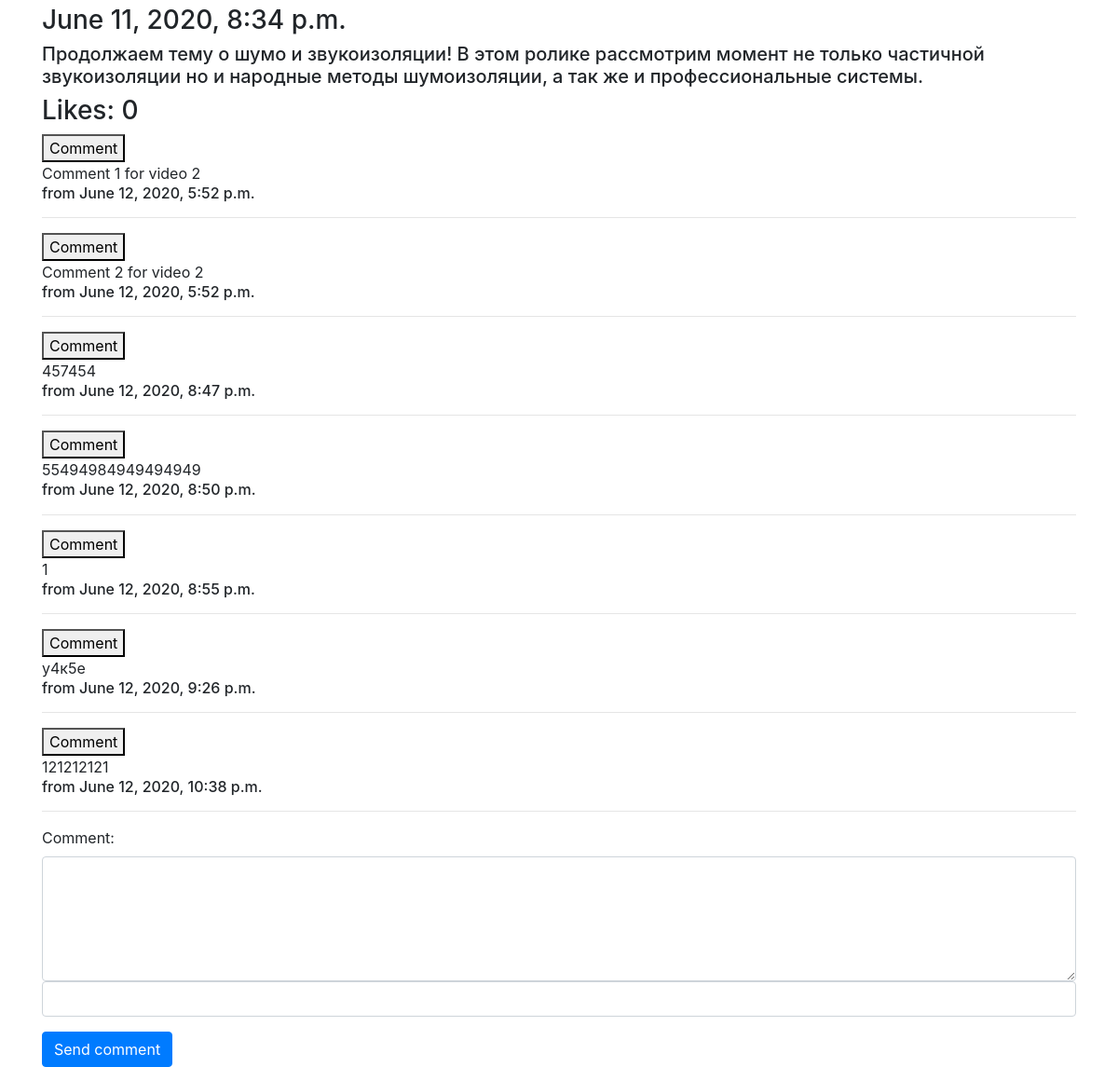
Before: /hello/456/ (lower part) with the older database file.
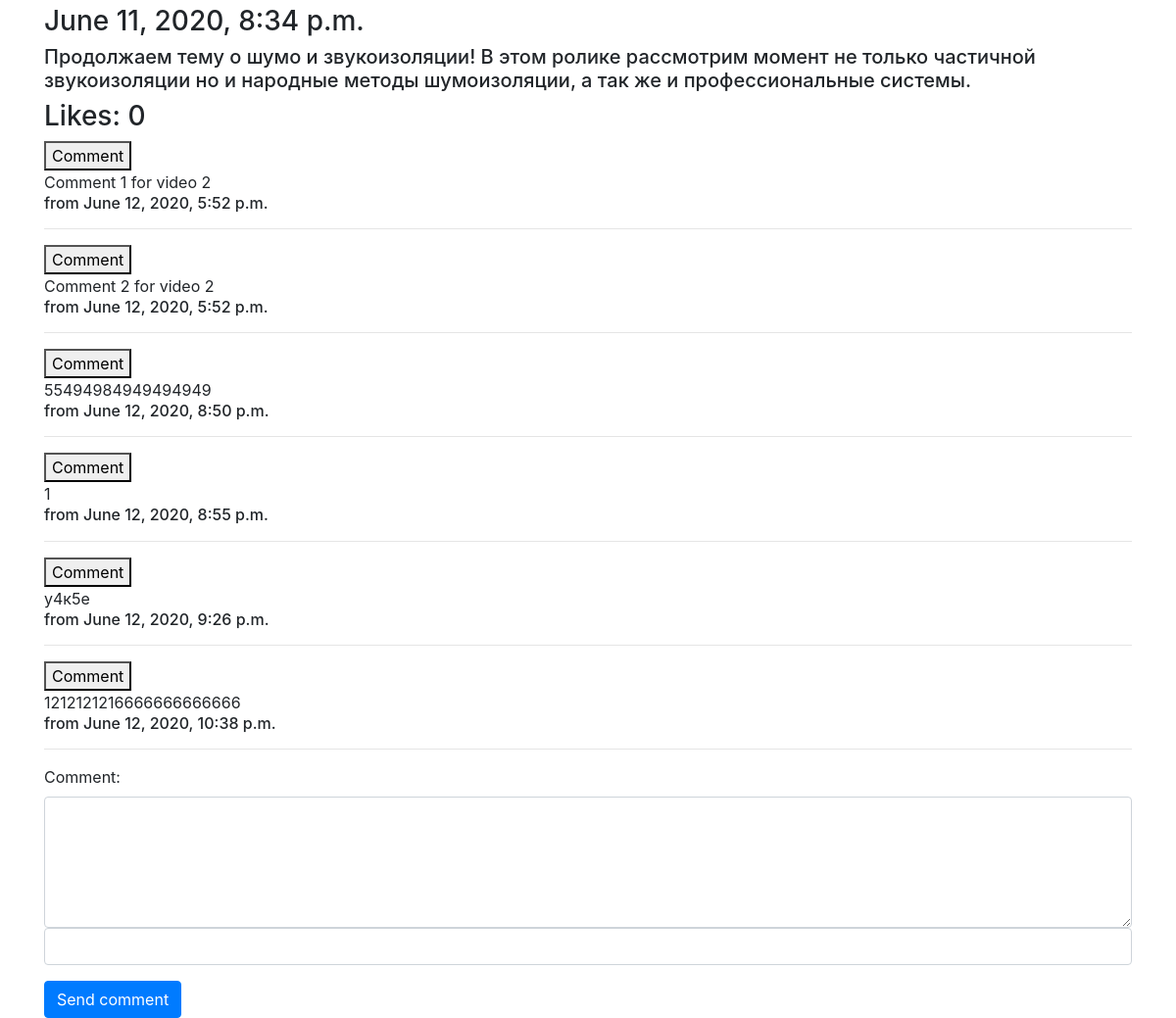
After: the same page with the newer database file.
### showvideo/models.py (models this page shows, shortened)
class Video(models.Model):
    class Meta:
        verbose_name = "Видос"
        verbose_name_plural = "Видосы"
    slug = models.SlugField(unique=True,
                            verbose_name="Типа по-английски",
                            help_text="должен быть уникальным")
    urls = models.URLField(verbose_name="Ссылка")
    title = models.CharField(max_length=150, verbose_name="Назваха")
    date = models.DateTimeField(auto_now_add=True, verbose_name="Дата")
    description = models.TextField(verbose_name="Описалово",
                                   null=True,
                                   blank=True)
    likes = models.PositiveIntegerField(default=0, verbose_name="Лайкосы")

class Comment(models.Model):
    text = models.TextField(verbose_name="Текст комментария")
    date = models.DateTimeField(auto_now_add=True)
    comment_video = models.ForeignKey(Video, on_delete=models.CASCADE, related_name="comment")

### showvideo/views.py (the view)
# urls.py: re_path('456/', views.world, name="main_page"),
def world(request):
    response = {"name":"Alex", "d":34, "arr":"12345"}
    response["content"] = Video.objects.all()
    return render(request, "index.html", response)

### showvideo/templates/index.html (shortened to what this page needs)
{% extends "main_template.html" %}
{% load static %}
{% block video %}
{% for video in content %}
    <h3>{{ video.date }}</h3>
    <h5>{{ video.description }}</h5>
    <h3 class="like" id="{{ video.id }}">Likes: {{ video.likes }}</h3>
    <div id="comment-container{{ video.id }}">
    {% for i in video.comment.all %}
        <button data-toggle="collapse" data-target="#demo{{ i.id }}">Comment</button>
            <div id="demo{{ i.id }}" class="collapse show">
            {{ i.text }}
            </div>
        <h6>from {{ i.date }}</h6>
        <hr>
    {% endfor %}
    </div>
{%  include "test.html" with some_id=video.id %}
{%  endfor %}
{% endblock %}

### showvideo/templates/test.html (shortened to what this page needs)
<form>
    <div class="form-group">
      <label for="comment">Comment:</label>
      <textarea class="form-control" rows="5" name="commentary" id="textarea{{ some_id }}"></textarea>
      <input class="form-control" type="password" name="pwd">
    </div>
    <button type="button" class="btn btn-primary" id="{{ some_id }}">Send comment</button>
</form>

Changed rows visible on the page:
removed Comment: text "457454", date "June 12, 2020, 8:47 p.m."
changed Comment "June 12, 2020, 10:38 p.m.": text "121212121" → "1212121216666666666666"
